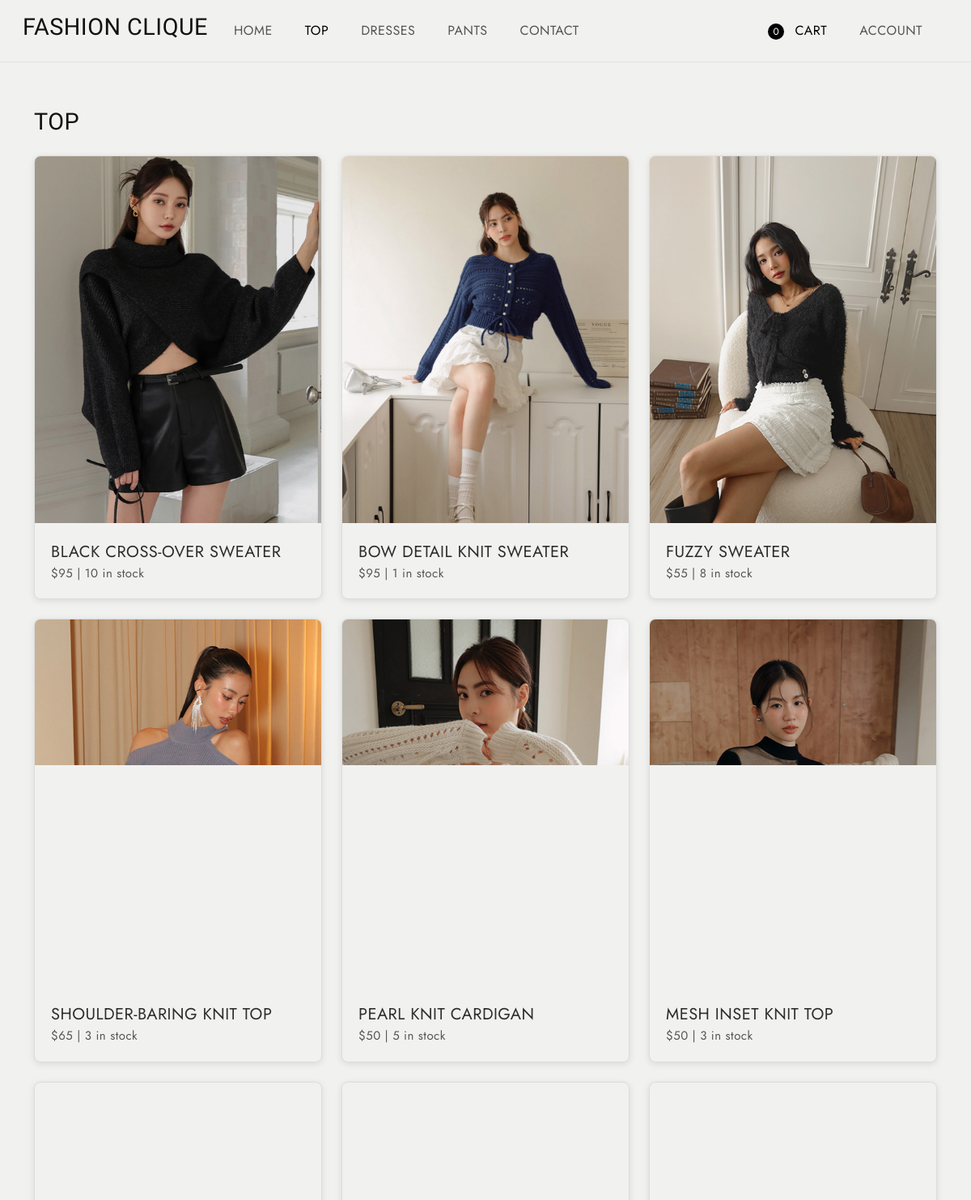
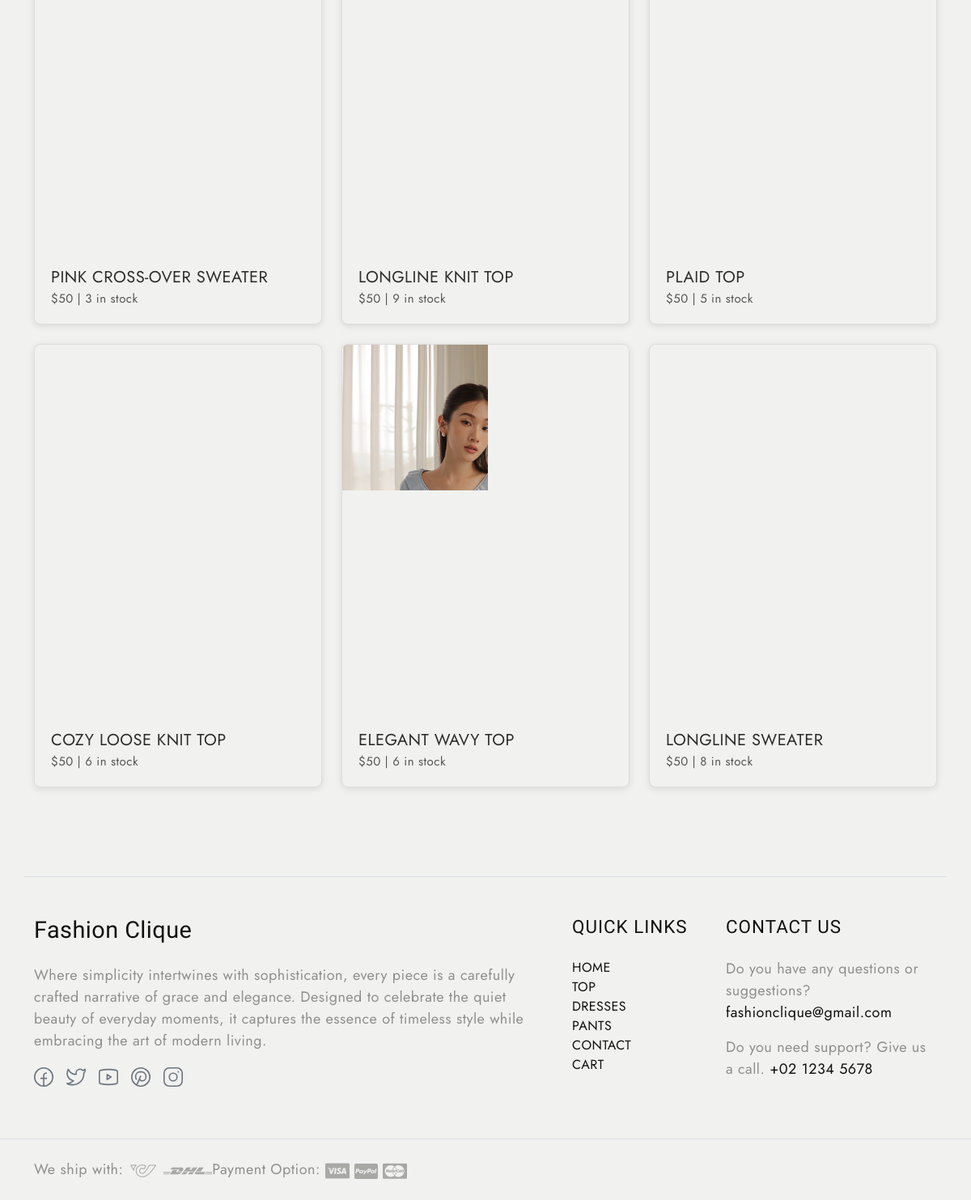
The app's page /top with its own data (2 pictures, top to bottom).
### tables this page shows
CREATE TABLE products (id INTEGER PRIMARY KEY AUTOINCREMENT, name TEXT NOT NULL, type TEXT NOT NULL, price INTEGER NOT NULL, img TEXT NOT NULL, stock INTEGER NOT NULL);

### app.py (the view)
@app.route('/top')
def top():
    products = get_products("top")  # Assuming this returns a list of tuples
    if 'cart' not in session:
        session['cart'] = []
    cart = session['cart']
    updated_products = []
    for product in products:
        product_id = product[0]  # Extract product ID from the tuple
        stock = product[5]  # Extract stock from the tuple
        for item in cart:
            if item['product_id'] == product_id:
                stock = max(stock - item['quantity'], 0)  # Reduce stock, ensuring it's non-negative
        updated_product = (
            product[0],  # ID
            product[1],  # Name
            product[2],  # Category
            product[3],  # Price
            product[4],  # Image
            stock        # Updated stock
        )
        updated_products.append(updated_product)
    return render_template('top.html', products=updated_products)

### app.py (called while the page is built)
def get_products(product_type):
    conn = sqlite3.connect(DB_PATH)
    c = conn.cursor()
    if product_type:
        c.execute("SELECT * FROM products WHERE type=?", (product_type,))
    else:
        c.execute("SELECT * FROM products")  # Fetch all rows without filtering by type
    products = c.fetchall()  # Fetch all rows
    conn.close()
    return products

### templates/top.html (shortened to what this page needs)
<!DOCTYPE html>
<html lang="en">
  <head>
    <link
      href="https://cdn.jsdelivr.net/npm/bootstrap@5.3.0-alpha3/dist/css/bootstrap.min.css"
      rel="stylesheet"
    />
    <link
      rel="stylesheet"
      type="text/css"
      href="{{ url_for('static', filename='css/vendor.css') }}"
    />
    <link
      rel="stylesheet"
      href="https://cdn.jsdelivr.net/npm/swiper@9/swiper-bundle.min.css"
    />
    <link
      rel="stylesheet"
      type="text/css"
      href="{{ url_for('static', filename='css/style.css') }}"
    />
  </head>
  <body class="homepage">
    <nav
      class="navbar navbar-expand-lg bg-light text-uppercase fs-6 p-3 border-bottom align-items-center"
    >
      <div class="container-fluid">
        <div class="row justify-content-between align-items-center w-100">
          <div class="col-auto d-flex align-items-center gap-4">
            <h4>FASHION CLIQUE</h4>
            <ul class="navbar-nav d-flex flex-row gap-4 mb-0">
              <li class="nav-item">
                <a class="nav-link" href="/index">Home</a>
              </li>
              <li class="nav-item">
                <a class="nav-link active" href="/top">Top</a>
              </li>
              <li class="nav-item">
                <a class="nav-link" href="/dresses">Dresses</a>
              </li>
              <li class="nav-item">
                <a class="nav-link" href="/pants">Pants</a>
              </li>
              <li class="nav-item">
                <a class="nav-link" href="/contact">Contact</a>
              </li>
            </ul>
          </div>
          <div class="col-auto">
            <ul class="navbar-nav d-flex flex-row gap-4">
              <li class="nav-item">
                <a class="nav-link active" href="/cart">
                  <span id="cartCount" class="cart-circle">0</span> Cart
                </a>
              </li>
              <li class="nav-item">
                <a id="accountLink" class="nav-link" href="#">Account</a>
              </li>
            </ul>
          </div>
        </div>
      </div>
    </nav>
    <section
      id="best-sellers"
      class="best-sellers py-2 position-relative bg-light"
    >
      <div class="container">
        <div
          class="d-flex flex-wrap justify-content-between align-items-center mt-5 mb-3 bg-light"
        >
          <h4 class="text-uppercase">Top</h4>
        </div>
        <div class="row g-4 bg-light">
          {% for product in products %}
          <div class="col-md-4">
            <div class="product-item image-zoom-effect link-effect bg-light">
              <div class="image-holder">
                <div
                  class="image-wrapper {% if product[5] == 0 %}out-of-stock{% endif %}"
                >
                  <img
                    src="{{ url_for('static', filename=product[4]) }}"
                    alt="product"
                    class="product-image img-fluid"
                  />
                </div>
              </div>
              <div class="product-content">
                <div class="product-name">
                  <span>{{ product[1] }}</span>
                </div>
                <div class="product-info">
                  <span class="price">${{ product[3] }}</span>
                  <span>|</span>
                  <span class="stock">
                    {% if product[5] == 0 %} Unavailable {% else %} {{
                    product[5] }} in stock {% endif %}
                  </span>
                </div>
              </div>
            </div>
          </div>
          {% endfor %}
        </div>
      </div>
    </section>
    <footer id="footer" class="bg-light">
      <div class="container">
        <br /><br />
        <div class="row d-flex flex-wrap py-5 border-top">
          <div class="col-md-7 col-sm-6">
            <div class="footer-menu footer-menu-001">
              <div class="footer-intro mb-4">
                <h4>Fashion Clique</h4>
              </div>
              <p>
                Where simplicity intertwines with sophistication, every piece is
                a carefully crafted narrative of grace and elegance. Designed to
                celebrate the quiet beauty of everyday moments, it captures the
                essence of timeless style while embracing the art of modern
                living.
              </p>
              <div class="social-links">
                <ul class="list-unstyled d-flex flex-wrap gap-3">
                  <li>
                    <a href="https://www.facebook.com" class="text-secondary">
                      <svg width="24" height="24" viewBox="0 0 24 24">
                        <use xlink:href="#facebook"></use>
                      </svg>
                    </a>
                  </li>
                  <li>
                    <a href="https://www.twitter.com" class="text-secondary">
                      <svg width="24" height="24" viewBox="0 0 24 24">
                        <use xlink:href="#twitter"></use>
                      </svg>
                    </a>
                  </li>
                  <li>
                    <a href="https://www.youtube.com" class="text-secondary">
                      <svg width="24" height="24" viewBox="0 0 24 24">
                        <use xlink:href="#youtube"></use>
                      </svg>
                    </a>
                  </li>
                  <li>
                    <a href="https://www.pinterest.com" class="text-secondary">
                      <svg width="24" height="24" viewBox="0 0 24 24">
                        <use xlink:href="#pinterest"></use>
                      </svg>
                    </a>
                  </li>
                  <li>
                    <a href="https://www.instagram.com" class="text-secondary">
                      <svg width="24" height="24" viewBox="0 0 24 24">
                        <use xlink:href="#instagram"></use>
                      </svg>
                    </a>
                  </li>
                </ul>
              </div>
            </div>
          </div>
          <div class="col-md-2 col-sm-6">
            <div class="footer-menu footer-menu-002">
              <h5 class="widget-title text-uppercase mb-4">Quick Links</h5>
              <ul
                class="menu-list list-unstyled text-uppercase border-animation-left fs-6"
              >
                <li class="menu-item">
                  <a href="/index" class="item-anchor">Home</a>
                </li>
                <li class="menu-item">
                  <a href="/top" class="item-anchor">Top</a>
                </li>
                <li class="menu-item">
                  <a href="/dresses" class="item-anchor">Dresses</a>
                </li>
                <li class="menu-item">
                  <a href="/pants" class="item-anchor">Pants</a>
                </li>
                <li class="menu-item">
                  <a href="/contact" class="item-anchor">Contact</a>
                </li>
                <li class="menu-item">
                  <a href="/cart" class="item-anchor">Cart</a>
                </li>
              </ul>
            </div>
          </div>
          <div class="col-md-3 col-sm-6">
            <div class="footer-menu footer-menu-004 border-animation-left">
              <h5 class="widget-title text-uppercase mb-4">Contact Us</h5>
              <p>
                Do you have any questions or suggestions?
                <a href="mailto:fashionclique@gmail.com" class="item-anchor"
                  >fashionclique@gmail.com</a
                >
              </p>
              <p>
                Do you need support? Give us a call.
                <a href="tel:+02 1234 5678" class="item-anchor"
                  >+02 1234 5678</a
                >
              </p>
            </div>
          </div>
        </div>
      </div>
      <div class="border-top py-4">
        <div class="container">
          <div class="row">
            <div class="col-md-6 d-flex flex-wrap">
              <div class="shipping">
                <span>We ship with:</span>
                <img
                  src="{{ url_for('static', filename='images/arct-icon.png') }}"
                  alt="icon"
                />
                <img
                  src="{{ url_for('static', filename='images/dhl-logo.png') }}"
                  alt="icon"
                />
              </div>
              <div class="payment-option">
                <span>Payment Option:</span>
                <img
                  src="{{ url_for('static', filename='images/visa-card.png') }}"
                  alt="card"
                />
                <img
                  src="{{ url_for('static', filename='images/paypal-card.png') }}"
                  alt="card"
                />
                <img
                  src="{{ url_for('static', filename='images/master-card.png') }}"
                  alt="card"
                />
              </div>
            </div>
          </div>
        </div>
      </div>
    </footer>
  </body>
</html>

### static/css/style.css (style rules this page uses)
body { --heading-font: "Marcellus", Roboto, sans-serif; --heading-font-weight: 400; --heading-color: #111; --heading-line-height: 1.24; --swiper-theme-color: #8c907e; --bs-body-font-family: "Jost", Roboto, sans-serif; --bs-body-font-size: 18px; --bs-body-font-weight: 400; --bs-body-line-height: 1.5; --bs-body-color: #8f8f8f; --bs-body-color-rgb: 143, 143, 143; --bs-primary: #8c907e; --bs-secondary: #6c757d; --bs-black: #111; --bs-light: #f1f1f0; --bs-dark: #212529; --bs-gray: #9aa1a7; --bs-gray-dark: #51565b; --bs-primary-rgb: 140, 144, 126; --bs-secondary-rgb: 108, 117, 125; --bs-black-rgb: 17, 17, 17; --bs-light-rgb: 241, 241, 240; --bs-dark-rgb: 33, 37, 41; --bs-link-color: #111; --bs-link-color-rgb: 17, 17, 17; --bs-link-decoration: underline; --bs-link-hover-color: #111; --bs-link-hover-color-rgb: 17, 17, 17; }
body { letter-spacing: 0.03rem; }
h1, .h1, h2, .h2, h3, .h3, h4, .h4, h5, .h5, h6, .h6 { font-family: var(--heading-font); font-weight: var(--heading-font-weight); color: var(--heading-color); line-height: var(--heading-line-height); }
h5, h6 { letter-spacing: 1px; }
h4, .h4 { font-size: 1.8rem; }
h5, .h5 { font-size: 1.4rem; }
a { text-decoration: none; }
.container-fluid { max-width: 1800px; }
.image-zoom-effect { display: flex; flex-wrap: wrap; }
.image-zoom-effect .image-holder { width: 100%; height: auto; overflow: hidden; transform: scale(1); transition: transform 0.3s cubic-bezier(0.25, 0.46, 0.45, 0.94); }
.image-zoom-effect img { transform: scale(1); will-change: transform; transition: transform 0.3s cubic-bezier(0.25, 0.46, 0.45, 0.94); z-index: 0; }
.border-animation-left .item-anchor { position: relative; margin-bottom: 20px; }
.border-animation-left .item-anchor:after { content: ""; position: absolute; width: 0; height: 1px; left: 0; bottom: 0; z-index: 9; background: var(--bs-dark); transition: all 0.5s ease; }
.border-animation-left.light-border .item-anchor:after, .border-animation-left .item-anchor:after { background: var(--bs-dark); }
.product-item { position: relative; overflow: hidden; border: 1px solid #ddd; border-radius: 8px; box-shadow: 0 2px 8px rgba(0, 0, 0, 0.1); margin-bottom: 0px; background-color: #fff; display: flex; flex-direction: column; height: 100%; }
.product-image { width: 100%; height: 100%; object-fit: cover; transition: transform 0.3s ease-in-out, filter 0.3s ease; }
.product-content { padding: 20px; display: flex; flex-direction: column; }
.product-name { font-size: 20px; color: #2e2d2d; justify-content: space-between; align-items: center; }
.product-info { font-size: 15px; color: #555; justify-content: space-between; align-items: center; }
.product-info .price { text-align: left; flex: 1; }
.product-info .stock { text-align: right; flex: 1; }
.image-holder { position: relative; }
.image-wrapper { position: relative; }
.cart-circle { display: inline-block; width: 20px; height: 20px; border-radius: 50%; background-color: black; color: white; text-align: center; font-size: 12px; line-height: 20px; margin-right: 8px; }

### records on screen
products: img (picture), name "BLACK CROSS-OVER SWEATER", price "95", stock "10"
products: img (picture), name "BOW DETAIL KNIT SWEATER", price "95", stock "1"
products: img (picture), name "FUZZY SWEATER", price "55", stock "8"
products: img (picture), name "SHOULDER-BARING KNIT TOP", price "65", stock "3"
products: img (picture), name "PEARL KNIT CARDIGAN", price "50", stock "5"
products: img (picture), name "MESH INSET KNIT TOP", price "50", stock "3"
products: img (picture), name "PINK CROSS-OVER SWEATER", price "50", stock "3"
products: img (picture), name "LONGLINE KNIT TOP", price "50", stock "9"
products: img (picture), name "PLAID TOP", price "50", stock "5"
products: img (picture), name "COZY LOOSE KNIT TOP", price "50", stock "6"
products: img (picture), name "ELEGANT WAVY TOP", price "50", stock "6"
products: img (picture), name "LONGLINE SWEATER", price "50", stock "8"
